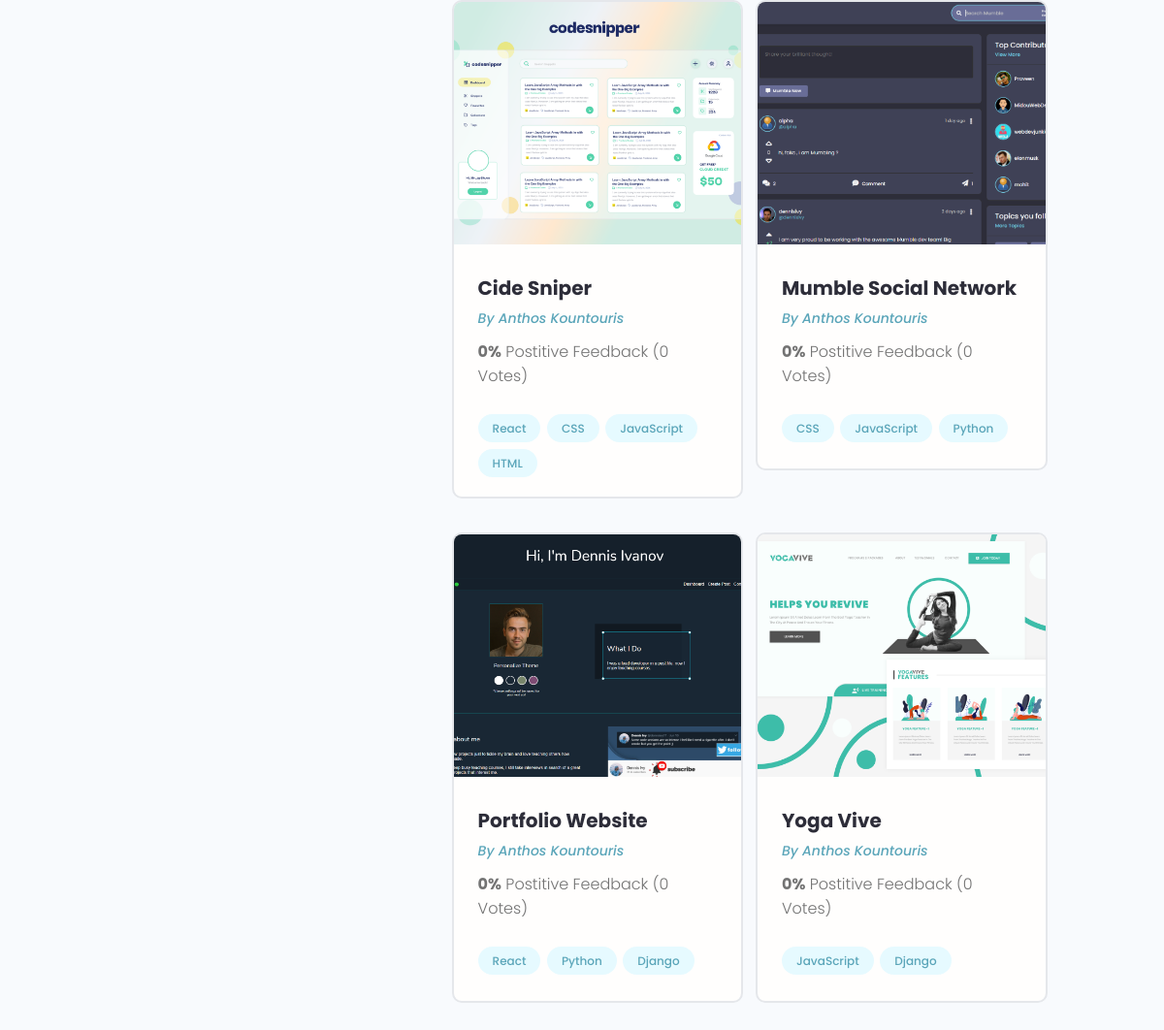
Page /profile/f5a5ba5a-66cb-472f-b685-34cc668474f9/ (lower part) on the earlier database version.
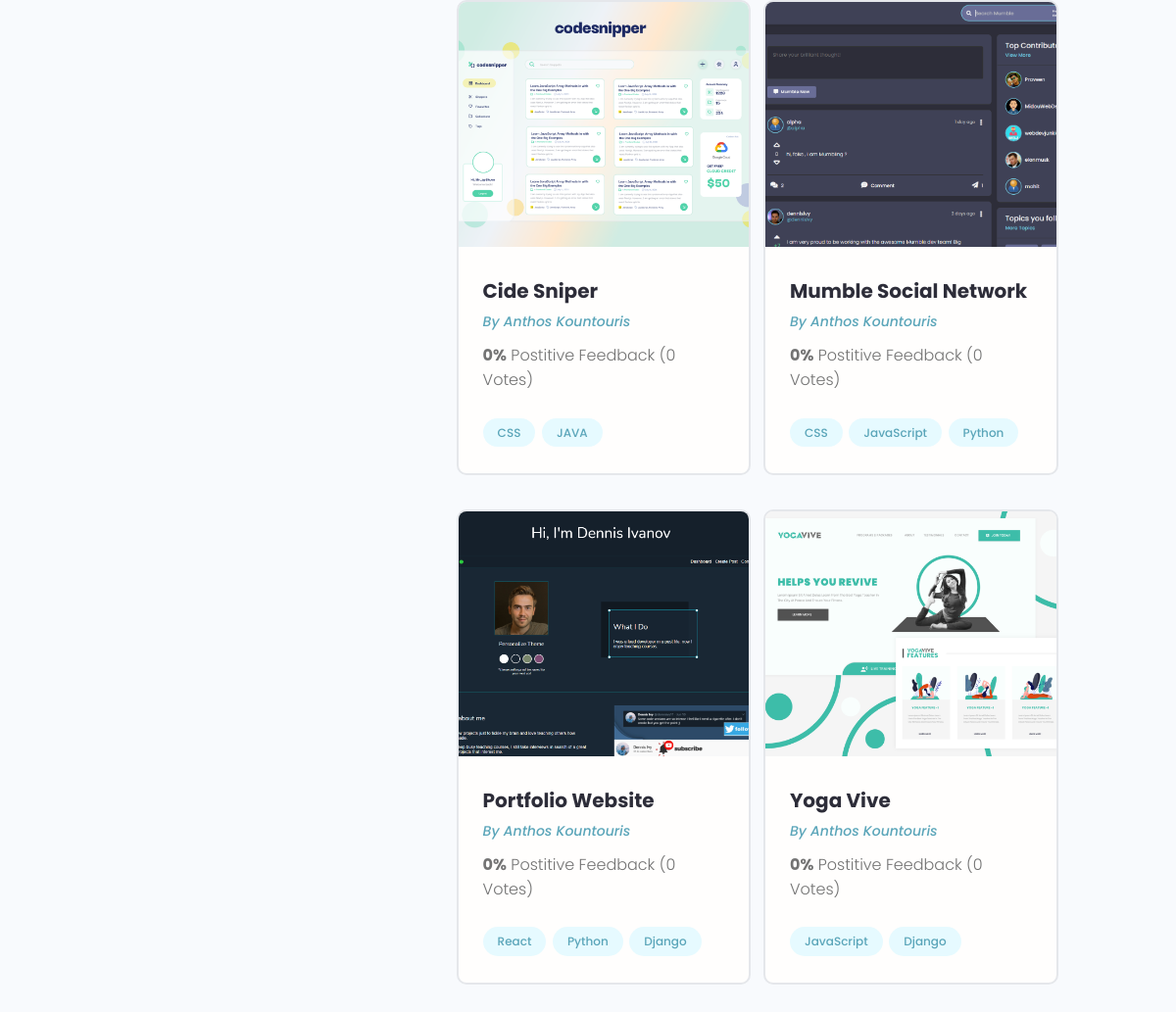
Same page on the later database version.
### projects/models.py (models this page shows, shortened)
class Project(models.Model):
    owner = models.ForeignKey(Profile, null=True, blank=True, on_delete=models.CASCADE) # many to one relationship
    title = models.CharField(max_length=200)
    description = models.TextField(null = True, blank=True) # Can leave it empty (database, django) to know
    featured_image = models.ImageField(
        null=True, blank=True, default="default.jpg")
    demo_link = models.CharField(max_length = 2000, null = True, blank = True)
    source_link = models.CharField(max_length = 2000, null = True, blank = True)
    tags = models.ManyToManyField('Tag', blank = True) # In string to be able to add it
    vote_total = models.IntegerField(default = 0, null = True, blank = True)
    vote_ratio = models.IntegerField(default = 0, null = True, blank = True)
    created = models.DateTimeField(auto_now_add = True)
    id = models.UUIDField(default = uuid.uuid4, unique = True,
                          primary_key = True, editable = False)
    class Meta:
        ordering = ['-vote_ratio', '-vote_total', 'title'] # ordering, use - infront for descending
    @property
    def imageUrl(self):
        try:
            url = self.featured_image.url
        except:
            url = ''
        return url

class Tag(models.Model):
    name = models.CharField(max_length=200)
    created = models.DateTimeField(auto_now_add = True)
    id = models.UUIDField(default = uuid.uuid4, unique = True,
                          primary_key = True, editable = False)
    def __str__(self):
        return self.name

### users/models.py (models this page shows, shortened)
class Profile(models.Model):
    user = models.OneToOneField(User, on_delete=models.CASCADE, null=True, blank=True)
    name = models.CharField(max_length=200, blank=True, null = True)
    email = models.EmailField(max_length=500, blank=True, null = True)
    username = models.CharField(max_length=200, blank=True, null = True)
    location = models.CharField(max_length=200, blank=True, null = True)
    short_intro = models.CharField(max_length=200, blank=True, null=True)
    bio = models.TextField(blank=True, null=True)
    profile_image = models.ImageField(
        null=True, blank=True, upload_to='profiles/', default='profiles/user-default.png')
    social_github = models.CharField(max_length=200, blank=True, null = True)
    social_twitter = models.CharField(max_length=200, blank=True, null = True)
    social_linkedin = models.CharField(max_length=200, blank=True, null = True)
    social_youtube = models.CharField(max_length=200, blank=True, null = True)
    social_website = models.CharField(max_length=200, blank=True, null = True)
    created = models.DateTimeField(auto_now_add = True)
    id = models.UUIDField(default = uuid.uuid4, unique = True,
                          primary_key = True, editable = False)
    class Meta:
        ordering = ['created']
    @property
    def imageUrl(self):
        try:
            url = self.profile_image.url
        except:
            url = ''
        return url

### users/views.py (the view)
# urls.py: path('profile/<str:pk>/', views.userProfile, name="user-profile"),
def userProfile(request, pk):
    profile = Profile.objects.get(id=pk)
    topSkills = profile.skill_set.exclude(description__exact="") # Excludes the skills with no description
    otherSkills = profile.skill_set.filter(description="") # Filters the skills with an empty description
    context = {'profile' : profile,
               "topSkills" : topSkills,
               "otherSkills" : otherSkills}
    return render(request, 'users/user-profile.html', context)

### users/templates/users/user-profile.html (shortened to what this page needs)
{% extends 'main.html' %}
{% block content %}
<main class="profile my-md">
    <div class="container">
      <div class="layout">
        <div class="column column--1of3">
        </div>
        <div class="column column--2of3">
          <div class="devInfo">
            <div class="grid grid--two">
                {% for project in profile.project_set.all %}
              <div class="column">
                <div class="card project">
                  <a href="{% url 'project' project.id %}" class="project">
                    <img class="project__thumbnail" src="{{project.imageUrl}}" alt="project thumbnail" />
                    <div class="card__body">
                      <h3 class="project__title">{{project.title}}</h3>
                      <p><a class="project__author" href="{% url 'user-profile' project.owner.id %}">By {{project.owner.name}}</a></p>
                      <p class="project--rating">
                        <span style="font-weight: bold;">{{project.vote_ratio}}%</span> Postitive
                        Feedback ({{project.vote_total}} Votes)
                      </p>
                      <div class="project__tags">
                        {% for tag in project.tags.all %}
                        <span class="tag tag--pill tag--main">
                          <small>{{tag}}</small>
                        </span>
                        {% endfor %}
                      </div>
                    </div>
                  </a>
                </div>
            </div>
            {% endfor %}
            </div>
          </div>
        </div>
      </div>
    </div>
  </main>
{% endblock content %}

Differences in the rows shown:
changed Project "Cide Sniper": loses Tag (name "HTML"); loses Tag (name "React"); loses Tag (name "JavaScript")
added Tag: name "JAVA", shown under Project "Cide Sniper"
